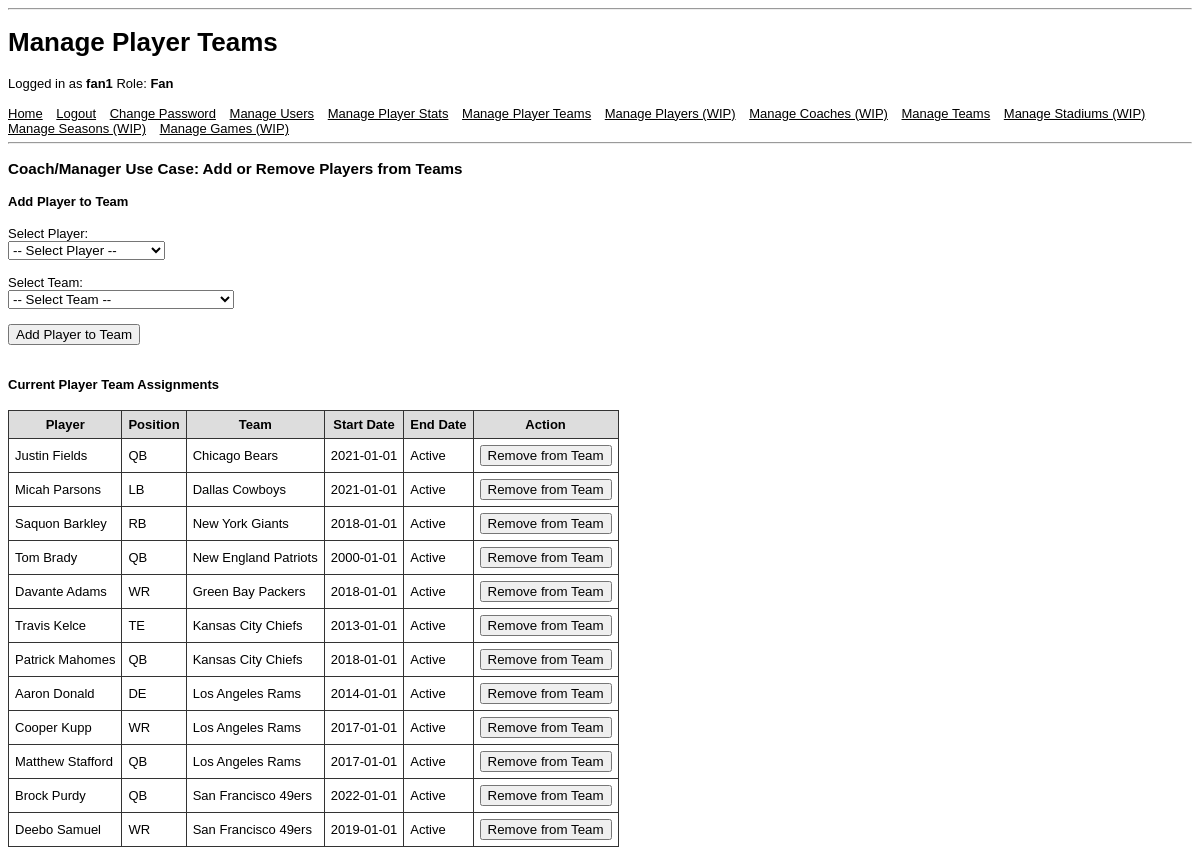
Page /manage_player_team_page.php (signed in) on the committed database.
### tables this page shows
CREATE TABLE Player_Team (
    player_team_id INT UNSIGNED PRIMARY KEY AUTO_INCREMENT,
    player_id      INT UNSIGNED,
    team_id        INT UNSIGNED,
    start_date     DATE NOT NULL,
    end_date       DATE,

    FOREIGN KEY (player_id)
        REFERENCES Player(player_id)
        ON DELETE CASCADE,

    FOREIGN KEY (team_id)
        REFERENCES Team(team_id)
        ON DELETE CASCADE,

    CHECK (end_date IS NULL OR end_date >= start_date)
);

CREATE TABLE Player (
    player_id  INT UNSIGNED PRIMARY KEY AUTO_INCREMENT,
    user_id    INT UNSIGNED,
    first_name VARCHAR(100) NOT NULL,
    last_name  VARCHAR(100) NOT NULL,
    position   VARCHAR(5)   NOT NULL,
    status     VARCHAR(10)  NOT NULL,

    FOREIGN KEY (user_id)
        REFERENCES UserAccount(user_id)
        ON DELETE CASCADE
);

CREATE TABLE Team (
    team_id    INT UNSIGNED PRIMARY KEY AUTO_INCREMENT,
    stadium_id INT UNSIGNED,
    name       VARCHAR(100) NOT NULL,
    city       VARCHAR(100) NOT NULL,
    conference VARCHAR(3)   NOT NULL,    
    division   VARCHAR(5)   NOT NULL,    

    FOREIGN KEY (stadium_id)
        REFERENCES Stadium(stadium_id)
        ON DELETE SET NULL
);

### manage_player_team_page.php (the view, shortened to what this page needs)
<?php
require_once("StartSession.php");
require_once("html_components.php");
require_once("helpers.php");
do_html_header("Manage Player Teams");
check_valid_user();
display_user_nav();
echo "<h3>Coach/Manager Use Case: Add or Remove Players from Teams</h3>";
display_add_player_form();
display_current_assignments();
do_html_footer();
function display_add_player_form() {
    echo "<h4>Add Player to Team</h4>";
    echo "<form method='post' action='add_player_team.php'>";
    echo "<label>Select Player:</label><br>";
    echo "<select name='add_player_id' required>";
    echo "<option value=''>-- Select Player --</option>";
    echo "</select><br><br>";
    echo "<label>Select Team:</label><br>";
    echo "<select name='add_team_id' required>";
    echo "<option value=''>-- Select Team --</option>";
    echo "</select><br><br>";
    echo "<input type='submit' value='Add Player to Team'>";
    echo "</form><br>";
}
function display_current_assignments() {
    global $db;
    $query = "
        SELECT
            pt.player_team_id,
            p.first_name,
            p.last_name,
            p.position,
            t.name AS team_name,
            t.city AS team_city,
            pt.start_date,
            pt.end_date
        FROM Player_Team pt
        JOIN Player p ON pt.player_id = p.player_id
        JOIN Team t ON pt.team_id = t.team_id
        ORDER BY t.city, t.name, p.last_name
    ";
    $result = query_with_perms($db, $query);
    echo "<h4>Current Player Team Assignments</h4>";
    echo "<table>";
    echo "<tr>
            <th>Player</th>
            <th>Position</th>
            <th>Team</th>
            <th>Start Date</th>
            <th>End Date</th>
            <th>Action</th>
          </tr>";
    while ($row = $result->fetch_assoc()) {
        echo "<tr>";
        echo "<td>" . sanitize_str($row['first_name'] . " " . $row['last_name']) . "</td>";
        echo "<td>" . sanitize_str($row['position']) . "</td>";
        echo "<td>" . sanitize_str($row['team_name']) . "</td>";
        echo "<td>" . sanitize_str($row['start_date']) . "</td>";
        echo "<td>" . sanitize_str($row['end_date'] ?? 'Active') . "</td>";
        echo "<td>";
        if ($row['end_date'] === null) {
            echo "<form method='post' action='remove_player_team.php'>";
            echo "<input type='submit' value='Remove from Team'>";
            echo "</form>";
        } else {
            echo "Removed";
        }
        echo "</td>";
        echo "</tr>";
    }
    echo "</table>";
}
?>

### html_components.php (shortened to what this page needs)
<?php
function do_html_header($title) {
?>
<!doctype html>
<html>
<head>
</head>
<body>
<hr/>
<?php
  if ($title) {
    echo "<h1>" . htmlspecialchars($title) . "</h1>";
  }
}
function do_html_footer() {
?>
</body>
</html>
<?php
}
function display_user_nav() {
?>
  <a href='home_page.php'>Home</a>
  <a href='logout.php'>Logout</a>
  <a href='change_password_page.php'>Change Password</a>
  <a href='manage_user_page.php'>Manage Users</a>
  <a href='manage_player_stats_page.php'>Manage Player Stats</a>
  <a href='manage_player_team_page.php'>Manage Player Teams</a>
  <a href='manage_player_page.php'>Manage Players (WIP)</a>
  <a href='manage_coach_page.php'>Manage Coaches (WIP)</a>
  <a href='manage_team_page.php'>Manage Teams</a>
  <a href='manage_stadium_page.php'>Manage Stadiums (WIP)</a>
  <a href='manage_season_page.php'>Manage Seasons (WIP)</a>
  <a href='manage_game_page.php'>Manage Games (WIP)</a>
  <hr>
<?php
}
?>

### helpers.php (shortened to what this page needs)
<?php
require_once("html_components.php");
function sanitize_str($data) {
  return htmlspecialchars(trim($data));
}
function check_valid_user() {
  echo "Logged in as <b>" . sanitize_str($_SESSION['UserName']) . "</b> ";
  echo "Role: <b>" . sanitize_str($_SESSION['UserRole']) . "</b><br><br>";
}
function query_with_perms($db, $query) {
  try {
    $result = $db->query($query);
    return $result;
  } catch (Exception $e) {
    err_permission_denied();
  }
}
?>

### html_components.php (style rules this page uses)
body { font-family: Arial, Helvetica, sans-serif; font-size: 13px; }
li, td, th { font-family: Arial, Helvetica, sans-serif; font-size: 13px; }
hr { color: #3333cc; }
a { color: #000; margin-right: 10px; }
table { border-collapse: collapse; margin-bottom: 20px; }
th { background: #ddd; }
th, td { padding: 6px; border: 1px solid #333; }

### rows in the picture
player_team: player.last_name "Justin Fields", player.position "QB", team.name "Chicago Bears", start_date "2021-01-01", end_date "Active"
player_team: player.last_name "Micah Parsons", player.position "LB", team.name "Dallas Cowboys", start_date "2021-01-01", end_date "Active"
player_team: player.last_name "Saquon Barkley", player.position "RB", team.name "New York Giants", start_date "2018-01-01", end_date "Active"
player_team: player.last_name "Tom Brady", player.position "QB", team.name "New England Patriots", start_date "2000-01-01", end_date "Active"
player_team: player.last_name "Davante Adams", player.position "WR", team.name "Green Bay Packers", start_date "2018-01-01", end_date "Active"
player_team: player.last_name "Travis Kelce", player.position "TE", team.name "Kansas City Chiefs", start_date "2013-01-01", end_date "Active"
player_team: player.last_name "Patrick Mahomes", player.position "QB", team.name "Kansas City Chiefs", start_date "2018-01-01", end_date "Active"
player_team: player.last_name "Aaron Donald", player.position "DE", team.name "Los Angeles Rams", start_date "2014-01-01", end_date "Active"
player_team: player.last_name "Cooper Kupp", player.position "WR", team.name "Los Angeles Rams", start_date "2017-01-01", end_date "Active"
player_team: player.last_name "Matthew Stafford", player.position "QB", team.name "Los Angeles Rams", start_date "2017-01-01", end_date "Active"
player_team: player.last_name "Brock Purdy", player.position "QB", team.name "San Francisco 49ers", start_date "2022-01-01", end_date "Active"
player_team: player.last_name "Deebo Samuel", player.position "WR", team.name "San Francisco 49ers", start_date "2019-01-01", end_date "Active"

### other values in the picture
$title "Manage Player Teams"
sanitize_str($_SESSION['UserName']) "fan1"
sanitize_str($_SESSION['UserRole']) "Fan"
